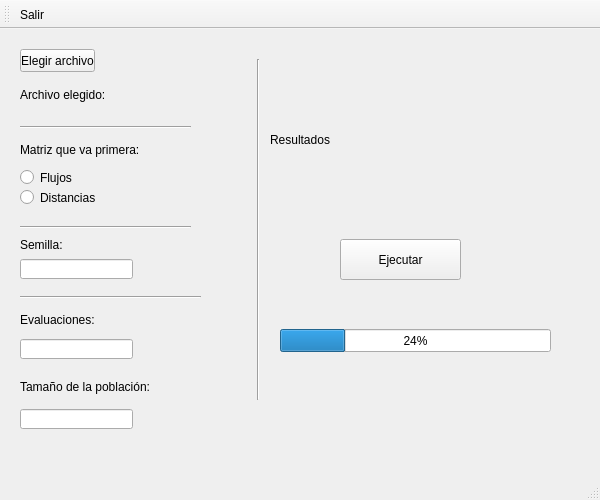
<?xml version="1.0" encoding="UTF-8"?>
<ui version="4.0">
 <class>MainWindow</class>
 <widget class="QMainWindow" name="MainWindow">
  <property name="geometry">
   <rect>
    <x>0</x>
    <y>0</y>
    <width>600</width>
    <height>500</height>
   </rect>
  </property>
  <property name="minimumSize">
   <size>
    <width>600</width>
    <height>500</height>
   </size>
  </property>
  <property name="maximumSize">
   <size>
    <width>600</width>
    <height>500</height>
   </size>
  </property>
  <property name="windowTitle">
   <string>Practica3</string>
  </property>
  <widget class="QWidget" name="centralWidget">
   <widget class="QPushButton" name="fileButton">
    <property name="geometry">
     <rect>
      <x>20</x>
      <y>20</y>
      <width>75</width>
      <height>23</height>
     </rect>
    </property>
    <property name="text">
     <string>Elegir archivo</string>
    </property>
   </widget>
   <widget class="QLabel" name="labelSelectedFile">
    <property name="geometry">
     <rect>
      <x>20</x>
      <y>50</y>
      <width>161</width>
      <height>31</height>
     </rect>
    </property>
    <property name="text">
     <string>Archivo elegido: </string>
    </property>
   </widget>
   <widget class="QRadioButton" name="radioFlow">
    <property name="geometry">
     <rect>
      <x>20</x>
      <y>140</y>
      <width>82</width>
      <height>17</height>
     </rect>
    </property>
    <property name="text">
     <string>Flujos</string>
    </property>
    <attribute name="buttonGroup">
     <string notr="true">buttonGroupMatrix</string>
    </attribute>
   </widget>
   <widget class="QRadioButton" name="radioDistances">
    <property name="geometry">
     <rect>
      <x>20</x>
      <y>160</y>
      <width>82</width>
      <height>17</height>
     </rect>
    </property>
    <property name="text">
     <string>Distancias</string>
    </property>
    <attribute name="buttonGroup">
     <string notr="true">buttonGroupMatrix</string>
    </attribute>
   </widget>
   <widget class="QLabel" name="label">
    <property name="geometry">
     <rect>
      <x>20</x>
      <y>110</y>
      <width>131</width>
      <height>21</height>
     </rect>
    </property>
    <property name="text">
     <string>Matriz que va primera:</string>
    </property>
   </widget>
   <widget class="QPushButton" name="buttonExecute">
    <property name="geometry">
     <rect>
      <x>340</x>
      <y>210</y>
      <width>121</width>
      <height>41</height>
     </rect>
    </property>
    <property name="text">
     <string>Ejecutar</string>
    </property>
   </widget>
   <widget class="QLabel" name="label_2">
    <property name="geometry">
     <rect>
      <x>20</x>
      <y>200</y>
      <width>111</width>
      <height>31</height>
     </rect>
    </property>
    <property name="text">
     <string>Semilla:</string>
    </property>
   </widget>
   <widget class="QLineEdit" name="lineSeed">
    <property name="geometry">
     <rect>
      <x>20</x>
      <y>230</y>
      <width>113</width>
      <height>20</height>
     </rect>
    </property>
    <property name="inputMethodHints">
     <set>Qt::ImhFormattedNumbersOnly</set>
    </property>
   </widget>
   <widget class="QLabel" name="laberResults">
    <property name="geometry">
     <rect>
      <x>270</x>
      <y>30</y>
      <width>311</width>
      <height>161</height>
     </rect>
    </property>
    <property name="text">
     <string>Resultados</string>
    </property>
   </widget>
   <widget class="Line" name="line">
    <property name="geometry">
     <rect>
      <x>20</x>
      <y>90</y>
      <width>171</width>
      <height>16</height>
     </rect>
    </property>
    <property name="orientation">
     <enum>Qt::Horizontal</enum>
    </property>
   </widget>
   <widget class="Line" name="line_2">
    <property name="geometry">
     <rect>
      <x>20</x>
      <y>190</y>
      <width>171</width>
      <height>16</height>
     </rect>
    </property>
    <property name="orientation">
     <enum>Qt::Horizontal</enum>
    </property>
   </widget>
   <widget class="Line" name="line_3">
    <property name="geometry">
     <rect>
      <x>20</x>
      <y>260</y>
      <width>181</width>
      <height>16</height>
     </rect>
    </property>
    <property name="orientation">
     <enum>Qt::Horizontal</enum>
    </property>
   </widget>
   <widget class="Line" name="line_4">
    <property name="geometry">
     <rect>
      <x>250</x>
      <y>30</y>
      <width>16</width>
      <height>341</height>
     </rect>
    </property>
    <property name="orientation">
     <enum>Qt::Vertical</enum>
    </property>
   </widget>
   <widget class="QProgressBar" name="progressBar">
    <property name="geometry">
     <rect>
      <x>280</x>
      <y>300</y>
      <width>271</width>
      <height>23</height>
     </rect>
    </property>
    <property name="value">
     <number>24</number>
    </property>
   </widget>
   <widget class="QLineEdit" name="lineEvaluations">
    <property name="geometry">
     <rect>
      <x>20</x>
      <y>310</y>
      <width>113</width>
      <height>20</height>
     </rect>
    </property>
   </widget>
   <widget class="QLabel" name="label_3">
    <property name="geometry">
     <rect>
      <x>20</x>
      <y>280</y>
      <width>101</width>
      <height>21</height>
     </rect>
    </property>
    <property name="text">
     <string>Evaluaciones:</string>
    </property>
   </widget>
   <widget class="QLineEdit" name="linePopulation">
    <property name="geometry">
     <rect>
      <x>20</x>
      <y>380</y>
      <width>113</width>
      <height>20</height>
     </rect>
    </property>
   </widget>
   <widget class="QLabel" name="label_4">
    <property name="geometry">
     <rect>
      <x>20</x>
      <y>350</y>
      <width>141</width>
      <height>16</height>
     </rect>
    </property>
    <property name="text">
     <string>Tamaño de la población:</string>
    </property>
   </widget>
  </widget>
  <widget class="QMenuBar" name="menuBar">
   <property name="geometry">
    <rect>
     <x>0</x>
     <y>0</y>
     <width>600</width>
     <height>21</height>
    </rect>
   </property>
  </widget>
  <widget class="QToolBar" name="mainToolBar">
   <attribute name="toolBarArea">
    <enum>TopToolBarArea</enum>
   </attribute>
   <attribute name="toolBarBreak">
    <bool>false</bool>
   </attribute>
   <addaction name="actionSalir"/>
  </widget>
  <widget class="QStatusBar" name="statusBar"/>
  <action name="actionSalir">
   <property name="text">
    <string>Salir</string>
   </property>
  </action>
 </widget>
 <layoutdefault spacing="6" margin="11"/>
 <resources/>
 <connections/>
 <buttongroups>
  <buttongroup name="buttonGroupMatrix"/>
 </buttongroups>
</ui>
